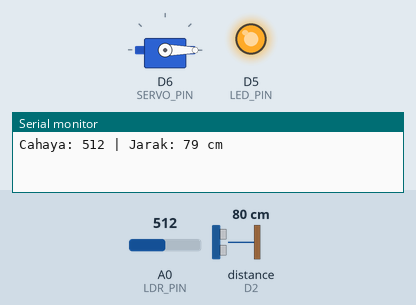
This sketch was run on a simulated ESP8266 (NodeMCU). Shown: servo, output pins drawn as LEDs (lit = HIGH), the last lines printed to the serial monitor. Wiring (inferred from the names in the program): ultrasonic range finder: trigger D1; echo D2. Inputs (shaded band) come from the test bench; at power-on: distance to the obstacle (sensor on D2) 80 cm, A0 (LDR_PIN) = 512. The echo pulse lasts 58.3 µs per cm; WiFi joins after 1.5 s; servers stay silent unless stated; pins used as bus, display or sensor lines are not drawn.

Above: at 3.0 s.
3.1 s: distance to the obstacle (sensor on D2) set to 17 cm
5.0 s: distance to the obstacle (sensor on D2) set to 13 cm
At 6.8 s:
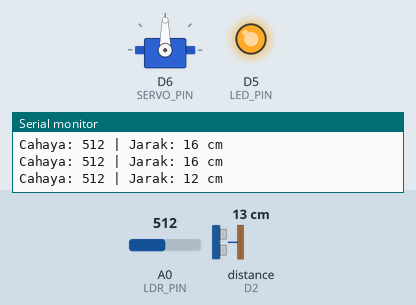
7.3 s: A0 (LDR_PIN) set to 492
At 8.3 s:
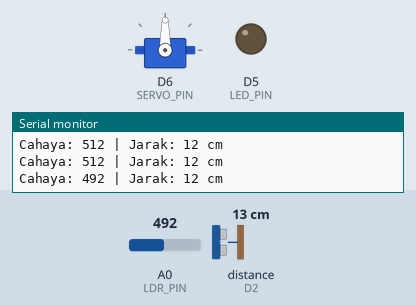
9.3 s: A0 (LDR_PIN) set to 510
At 11.0 s:
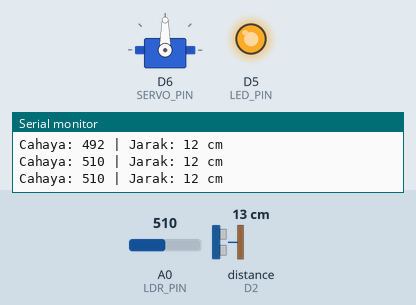
11.3 s: A0 (LDR_PIN) set to 490
At 12.5 s:
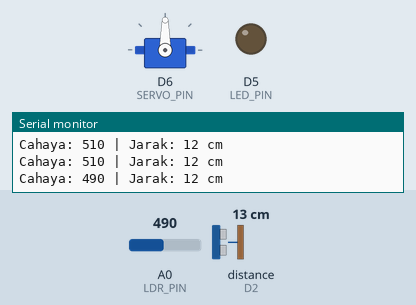
Timing chart, 0 to 14.3 s (numbered marks = the images above; inputs shaded):
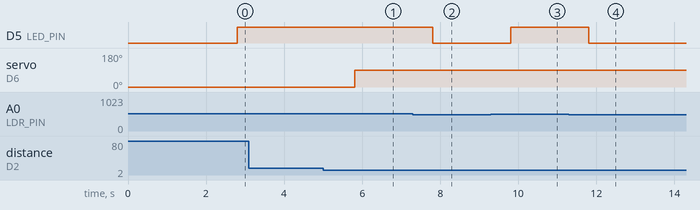

The sketch:

smartHome.ino
```cpp
#define BLYNK_TEMPLATE_ID "TMPL6Z5t5MYo-"
#define BLYNK_TEMPLATE_NAME "UAP Embedded"
#define BLYNK_AUTH_TOKEN "Osq8xPc94LlxsZXfPT_AlhwWKVUQ-FMr"

#include <ESP8266WiFi.h>
#include <BlynkSimpleEsp8266.h>
#include <Servo.h>

// Kredensial WiFi
char ssid[] = "NANNAN";
char pass[] = "bayarrrr";

// Deklarasi Pin
#define LDR_PIN A0
#define TRIG_PIN D1
#define ECHO_PIN D2
#define LED_PIN D5
#define SERVO_PIN D6

Servo pintuServo;
BlynkTimer timer;

void setup() {
  Serial.begin(115200);

  // Setup Pin Mode
  pinMode(LDR_PIN, INPUT);
  pinMode(TRIG_PIN, OUTPUT);
  pinMode(ECHO_PIN, INPUT);
  pinMode(LED_PIN, OUTPUT);

  pintuServo.attach(SERVO_PIN);
  pintuServo.write(0); // Posisi awal pintu tertutup (0 derajat)

  // Mulai koneksi Blynk
  Blynk.begin(BLYNK_AUTH_TOKEN, ssid, pass);

  // Atur timer agar membaca sensor setiap 1 detik
  timer.setInterval(1000L, bacaSensor);
}

void bacaSensor() {
  // ----------------------------------------------------
  // 1. Logika Sensor LDR & LED (Lampu Pintar)
  // ----------------------------------------------------
  int nilaiCahaya = analogRead(LDR_PIN);
  Blynk.virtualWrite(V1, nilaiCahaya); // Kirim data cahaya ke Blynk

  // Asumsi: Nilai semakin besar jika semakin gelap (tergantung modul)
  // Sesuaikan nilai '500' dengan sensitivitas ruangan aslimu
  if (nilaiCahaya > 500) {
    digitalWrite(LED_PIN, HIGH); // Nyalakan lampu
  } else {
    digitalWrite(LED_PIN, LOW);  // Matikan lampu
  }

  // ----------------------------------------------------
  // 2. Logika Sensor Ultrasonic & Servo (Pintu Pintar)
  // ----------------------------------------------------
  long duration;
  int distance;

  // Tembakkan sinyal ultrasonic
  digitalWrite(TRIG_PIN, LOW);
  delayMicroseconds(2);
  digitalWrite(TRIG_PIN, HIGH);
  delayMicroseconds(10);
  digitalWrite(TRIG_PIN, LOW);

  // Hitung waktu pantulan
  duration = pulseIn(ECHO_PIN, HIGH);
  distance = duration * 0.034 / 2; // Konversi ke cm

  Blynk.virtualWrite(V2, distance); // Kirim data jarak ke Blynk

  // Jika jarak kurang dari 15 cm, buka pintu
  if (distance > 0 && distance < 15) {
    pintuServo.write(90); // Pintu buka
  } else {
    pintuServo.write(0);  // Pintu tutup
  }

  // Tampilkan di Serial Monitor untuk debugging
  Serial.print("Cahaya: "); Serial.print(nilaiCahaya);
  Serial.print(" | Jarak: "); Serial.print(distance); Serial.println(" cm");
}

void loop() {
  Blynk.run();
  timer.run();
}
```

Measured:
- the behaviour switches between 16 and 15 cm on distance to the obstacle (sensor on D2) (found by bisection; images 0 and 1)
- the behaviour switches between 501 and 500 on A0 (LDR_PIN) (found by bisection; images 1 and 2)
- after the input at 5.0 s, servo on D6 (SERVO_PIN): 0° → 90° after 0.81 s
- after the input at 7.3 s, D5 (LED_PIN): HIGH → LOW after 0.50 s
- after the input at 9.3 s, D5 (LED_PIN): LOW → HIGH after 0.50 s
- after the input at 11.3 s, D5 (LED_PIN): HIGH → LOW after 0.50 s
